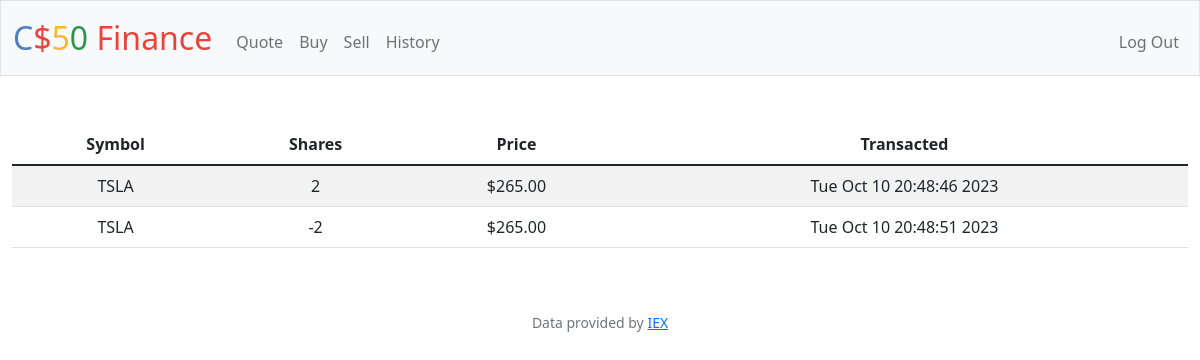
/history (signed in), run on an earlier commit of the app's database.
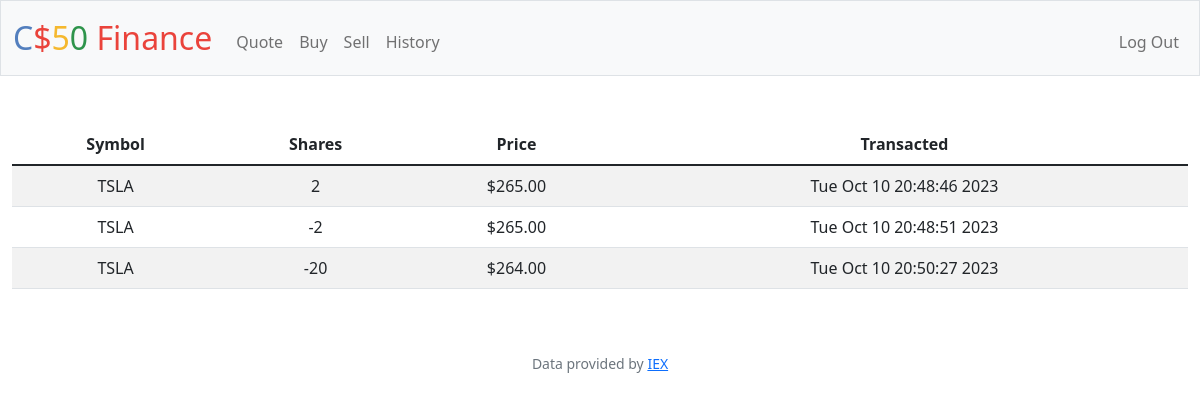
And on a later commit of the database.
### tables this page shows
CREATE TABLE history (
users_id INTEGER NOT NULL,
stock TEXT NOT NULL,
number INTEGER NOT NULL,
price TEXT NOT NULL,
date_time TEXT NOT NULL,
FOREIGN KEY(users_id) REFERENCES users(id));

### app.py (the view)
@app.route("/history")
@login_required
def history():
    transaction_rows = db.execute("SELECT stock, number, price, date_time FROM history WHERE users_id = ?", session["user_id"])
    return render_template("history.html", transaction_rows=transaction_rows)

### app.py (called while the page is built)
@app.after_request
def after_request(response):
    response.headers["Cache-Control"] = "no-cache, no-store, must-revalidate"
    response.headers["Expires"] = 0
    response.headers["Pragma"] = "no-cache"
    return response

### helpers.py (called while the page is built)
def login_required(f):
    @wraps(f)
    def decorated_function(*args, **kwargs):
        if session.get("user_id") is None:
            return redirect("/login")
        return f(*args, **kwargs)
    return decorated_function

### templates/history.html (shortened to what this page needs)
{% extends "layout.html" %}
{% block main %}
    <table class="table table-striped">
        <thead>
            <tr>
                <th>Symbol</th>
                <th>Shares</th>
                <th>Price</th>
                <th>Transacted</th>
            </tr>
        </thead>
        <tbody>
            {% for row in transaction_rows %}
            <tr>
                <td>{{ row['stock'] }}</td>
                <td>{{ row['number'] }} </td>
                <td>{{ row['price'] }} </td>
                <td>{{ row['date_time'] }} </td>
            </tr>
            {% endfor %}
        </tbody>
    </table>
{% endblock %}

### templates/layout.html (shortened to what this page needs)
<!DOCTYPE html>
<html lang="en">
    <head>
        <link href="https://cdn.jsdelivr.net/npm/bootstrap@5.1.3/dist/css/bootstrap.min.css" rel="stylesheet">
        <link href="/static/styles.css" rel="stylesheet">
    </head>
    <body>
        <nav class="bg-light border navbar navbar-expand-md navbar-light">
            <div class="container-fluid">
                <a class="navbar-brand" href="/"><span class="blue">C</span><span class="red">$</span><span class="yellow">5</span><span class="green">0</span> <span class="red">Finance</span></a>
                <div class="collapse navbar-collapse" id="navbar">
                    {% if session["user_id"] %}
                        <ul class="navbar-nav me-auto mt-2">
                            <li class="nav-item"><a class="nav-link" href="/quote">Quote</a></li>
                            <li class="nav-item"><a class="nav-link" href="/buy">Buy</a></li>
                            <li class="nav-item"><a class="nav-link" href="/sell">Sell</a></li>
                            <li class="nav-item"><a class="nav-link" href="/history">History</a></li>
                        </ul>
                        <ul class="navbar-nav ms-auto mt-2">
                            <li class="nav-item"><a class="nav-link" href="/logout">Log Out</a></li>
                        </ul>
                    {% else %}
                        <ul class="navbar-nav ms-auto mt-2">
                            <li class="nav-item"><a class="nav-link" href="/register">Register</a></li>
                            <li class="nav-item"><a class="nav-link" href="/login">Log In</a></li>
                        </ul>
                    {% endif %}
                </div>
            </div>
        </nav>
        <main class="container-fluid py-5 text-center">
            {% block main %}{% endblock %}
        </main>
        <footer class="mb-5 small text-center text-muted">
            Data provided by <a href="https://iexcloud.io/">IEX</a>
        </footer>
    </body>
</html>

### static/styles.css (style rules this page uses)
nav .navbar-brand { font-size: xx-large; }
nav .navbar-brand .blue { color: #537fbe; }
nav .navbar-brand .red { color: #ea433b; }
nav .navbar-brand .yellow { color: #f5b82e; }
nav .navbar-brand .green { color: #2e944b; }

What changed in the data, as far as the page shows it:
added history: stock "TSLA", number "-20", price "$264.00", date_time "Tue Oct 10 20:50:27 2023"
